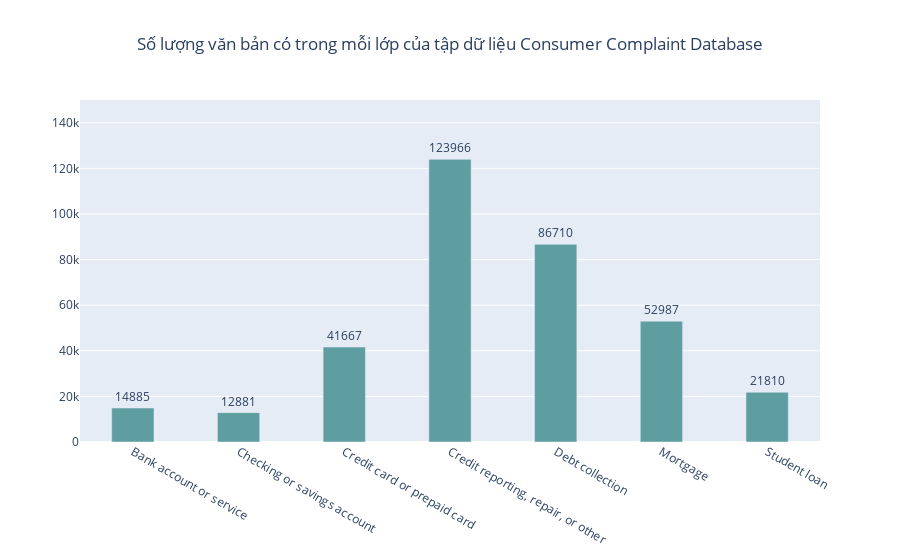

Here is the notebook cell this chart was saved with:
### Code cell
large_groups = data_Clean.groupby(by='Label').count()['Text']
groups = large_groups[large_groups > 10000]

fig = go.Figure()
fig.add_trace(go.Bar(
    x=groups.index,
    y=groups.values,
    marker_color='cadetblue',
    width=0.4, 
    text=groups,
    textposition='outside'
))

fig.update_layout(title=f'Số lượng văn bản có trong mỗi lớp của tập dữ liệu Consumer Complaint Database', title_x=0.5,  yaxis=dict(range=[0, 150000]))

fig.show()

### Figure 1 — Plotly figure (JSON) as saved in the notebook; plotly's stock layout.template omitted (floating-point values rounded to 4 significant figures)
{"data": [{"marker": {"color": "cadetblue"}, "text": [14885, 12881, 41667, 123966, 86710, 52987, 21810], "textposition": "outside", "type": "bar", "width": 0.4, "x": ["Bank account or service", "Checking or savings account", "Credit card or prepaid card", "Credit reporting, repair, or other", "Debt collection", "Mortgage", "Student loan"], "y": [14885, 12881, 41667, 123966, 86710, 52987, 21810]}], "layout": {"title": {"text": "Số lượng văn bản có trong mỗi lớp của tập dữ liệu Consumer Complaint Database", "x": 0.5}, "yaxis": {"range": [0, 150000]}}}
